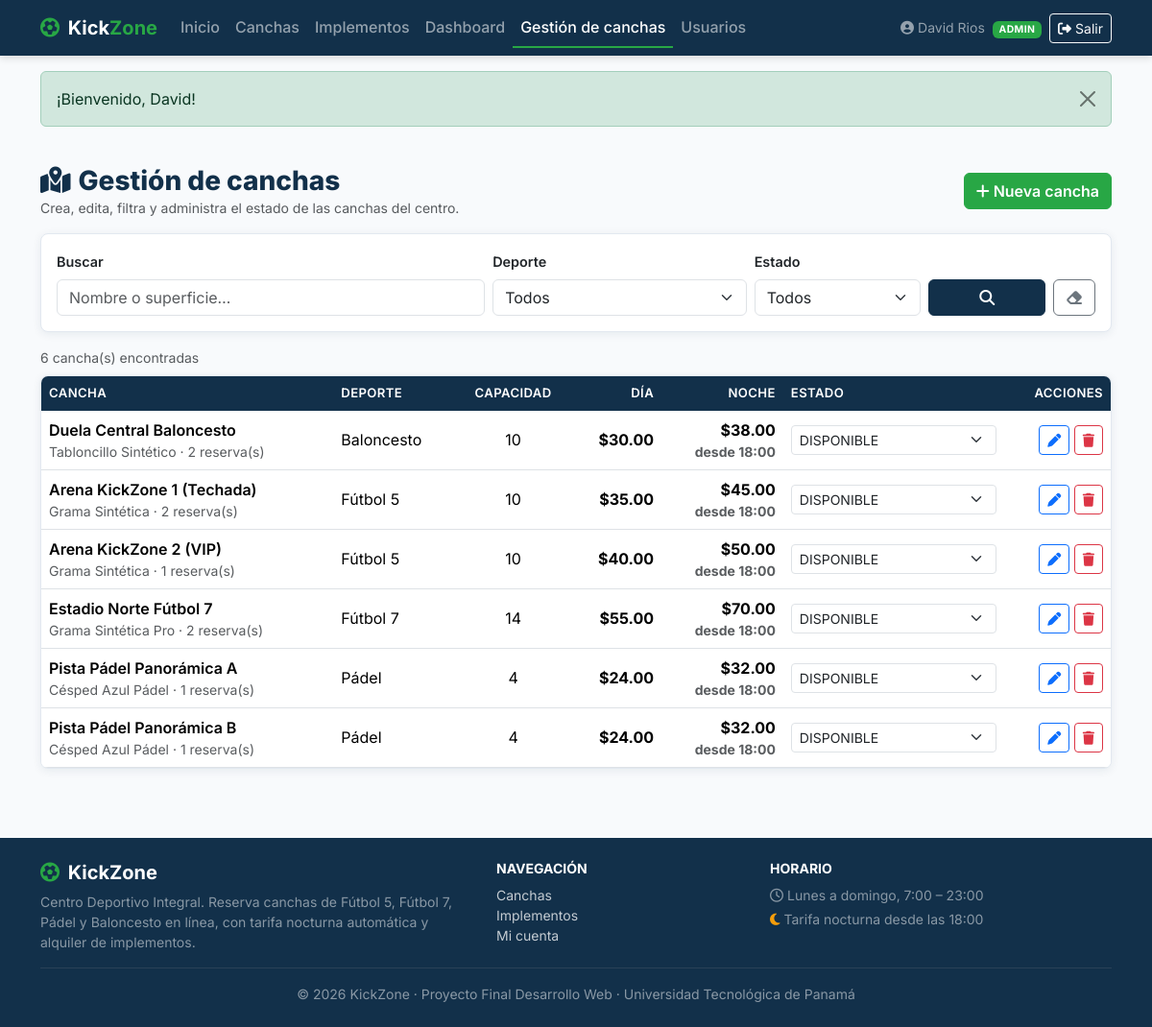
The page /admin/canchas.php (signed in) on the database its author committed.
### tables this page shows
CREATE TABLE canchas (
    id_cancha INT AUTO_INCREMENT PRIMARY KEY,
    id_deporte INT NOT NULL,
    nombre VARCHAR(100) NOT NULL,
    descripcion TEXT NOT NULL,
    superficie VARCHAR(60) NOT NULL,
    capacidad_jugadores INT NOT NULL,
    tarifa_diurna DECIMAL(8,2) NOT NULL,
    tarifa_nocturna DECIMAL(8,2) NOT NULL,
    hora_inicio_nocturna TIME NOT NULL DEFAULT '18:00:00',
    imagen_url VARCHAR(255) DEFAULT 'assets/img/cancha_default.jpg',
    estado ENUM('DISPONIBLE', 'MANTENIMIENTO', 'INACTIVA') NOT NULL DEFAULT 'DISPONIBLE',
    fecha_creacion TIMESTAMP DEFAULT CURRENT_TIMESTAMP,
    CONSTRAINT fk_cancha_deporte FOREIGN KEY (id_deporte) REFERENCES deportes(id_deporte) ON UPDATE CASCADE,
    INDEX idx_cancha_deporte (id_deporte),
    INDEX idx_cancha_estado (estado),
    INDEX idx_cancha_nombre (nombre)
);

CREATE TABLE deportes (
    id_deporte INT AUTO_INCREMENT PRIMARY KEY,
    nombre VARCHAR(60) NOT NULL UNIQUE,
    descripcion VARCHAR(200) NOT NULL,
    icono VARCHAR(50) DEFAULT 'fa-futbol'
);

### includes/seguridad.php (called while the page is built, shortened)
<?php
function e(mixed $valor): string
{
    return htmlspecialchars((string) $valor, ENT_QUOTES | ENT_SUBSTITUTE, 'UTF-8');
}
function url(string $ruta = ''): string
{
    return BASE_URL . ltrim($ruta, '/');
}
function get_texto(string $campo): string
{
    $valor = $_GET[$campo] ?? '';
    return is_string($valor) ? trim($valor) : '';
}

### admin/canchas.php (the view, shortened to what this page needs)
<?php
$pdo = db();
$busqueda = mb_substr(get_texto('q'), 0, 60);
$parametros = [];
$sql = 'SELECT c.id_cancha, c.nombre, c.superficie, c.capacidad_jugadores, c.tarifa_diurna,
               c.tarifa_nocturna, c.hora_inicio_nocturna, c.estado, d.nombre AS deporte,
               (SELECT COUNT(*) FROM reservas r WHERE r.id_cancha = c.id_cancha) AS total_reservas
          FROM canchas c
          JOIN deportes d ON d.id_deporte = c.id_deporte';
$sql .= ' ORDER BY d.nombre, c.nombre';
$stmt = $pdo->prepare($sql);
$stmt->execute($parametros);
$canchas = $stmt->fetchAll();
require __DIR__ . '/../includes/header.php';
?>
<div class="container py-4">
    <div class="d-flex flex-wrap justify-content-between align-items-center gap-2 mb-3">
        <div>
            <h1 class="h3 kz-titulo-seccion mb-0"><i class="fa-solid fa-map-location-dot me-2"></i>Gestión de canchas</h1>
            <p class="text-muted small mb-0">Crea, edita, filtra y administra el estado de las canchas del centro.</p>
        </div>
        <a href="<?= e(url('admin/cancha_form.php')) ?>" class="btn btn-kz-verde">
            <i class="fa-solid fa-plus me-1"></i>Nueva cancha
        </a>
    </div>
    <form method="get" action="<?= e(url('admin/canchas.php')) ?>" class="card kz-card p-3 mb-3">
        <div class="row g-2 align-items-end">
            <div class="col-md-5">
                <label for="q" class="form-label">Buscar</label>
                <input type="search" class="form-control" id="q" name="q" maxlength="60"
                       placeholder="Nombre o superficie…" value="<?= e($busqueda) ?>">
            </div>
            <div class="col-6 col-md-3">
                <label for="deporte" class="form-label">Deporte</label>
                <select class="form-select" id="deporte" name="deporte" data-autosubmit>
                    <option value="">Todos</option>
                </select>
            </div>
            <div class="col-6 col-md-2">
                <label for="estado" class="form-label">Estado</label>
                <select class="form-select" id="estado" name="estado" data-autosubmit>
                    <option value="">Todos</option>
                </select>
            </div>
            <div class="col-md-2 d-flex gap-2">
                <button type="submit" class="btn btn-kz-azul flex-grow-1"><i class="fa-solid fa-magnifying-glass"></i></button>
                <a href="<?= e(url('admin/canchas.php')) ?>" class="btn btn-outline-secondary" title="Limpiar filtros">
                    <i class="fa-solid fa-eraser"></i>
                </a>
            </div>
        </div>
    </form>
    <p class="small text-muted mb-2"><?= count($canchas) ?> cancha(s) encontradas</p>
    <div class="table-responsive card kz-card">
        <table class="table table-hover kz-tabla mb-0">
            <thead>
            <tr>
                <th>Cancha</th>
                <th>Deporte</th>
                <th class="text-center">Capacidad</th>
                <th class="text-end">Día</th>
                <th class="text-end">Noche</th>
                <th>Estado</th>
                <th class="text-end">Acciones</th>
            </tr>
            </thead>
            <tbody>
            <?php foreach ($canchas as $c): ?>
                <tr>
                    <td>
                        <div class="fw-semibold"><?= e($c['nombre']) ?></div>
                        <div class="small text-muted"><?= e($c['superficie']) ?> · <?= (int) $c['total_reservas'] ?> reserva(s)</div>
                    </td>
                    <td><?= e($c['deporte']) ?></td>
                    <td class="text-center"><?= (int) $c['capacidad_jugadores'] ?></td>
                    <td class="text-end kz-tarifa-dia">$<?= e(number_format((float) $c['tarifa_diurna'], 2)) ?></td>
                    <td class="text-end kz-tarifa-noche">
                        $<?= e(number_format((float) $c['tarifa_nocturna'], 2)) ?>
                        <div class="small text-muted">desde <?= e(substr($c['hora_inicio_nocturna'], 0, 5)) ?></div>
                    </td>
                    <td>
                        <form method="post" action="<?= e(url('admin/canchas.php')) ?>" class="m-0">
                            <select name="estado" class="form-select form-select-sm" data-autosubmit
                                    aria-label="Estado de <?= e($c['nombre']) ?>">
                                <?php foreach (ESTADOS_CANCHA as $est): ?>
                                    <option value="<?= e($est) ?>" <?= $c['estado'] === $est ? 'selected' : '' ?>><?= e($est) ?></option>
                                <?php endforeach; ?>
                            </select>
                        </form>
                    </td>
                    <td class="text-end text-nowrap">
                        <a href="<?= e(url('admin/cancha_form.php?id=' . (int) $c['id_cancha'])) ?>"
                           class="btn btn-sm btn-outline-primary" title="Editar"><i class="fa-solid fa-pen"></i></a>
                        <form method="post" action="<?= e(url('admin/canchas.php')) ?>" class="d-inline"
                              data-confirmar="¿Eliminar la cancha «<?= e($c['nombre']) ?>»? Esta acción no se puede deshacer.">
                            <button type="submit" class="btn btn-sm btn-outline-danger" title="Eliminar">
                                <i class="fa-solid fa-trash"></i>
                            </button>
                        </form>
                    </td>
                </tr>
            <?php endforeach; ?>
            </tbody>
        </table>
    </div>
</div>
<?php require __DIR__ . '/../includes/footer.php'; ?>

### assets/css/estilos.css (style rules this page uses)
:root { --kz-azul: #12304A; --kz-azul-claro: #1C4A70; --kz-verde: #28A745; --kz-verde-oscuro: #1E8237; --kz-fondo: #F8FAFC; --kz-ambar: #F59E0B; --kz-texto: #1F2937; --kz-gris: #64748B; --kz-borde: #E2E8F0; --kz-radio: 8px; --kz-sombra: 0 2px 10px rgba(18, 48, 74, .08); --kz-sombra-hover: 0 8px 24px rgba(18, 48, 74, .16); }
body { font-family: 'Inter', 'Segoe UI', system-ui, -apple-system, sans-serif; background-color: var(--kz-fondo); color: var(--kz-texto); }
.btn-kz-verde { background-color: var(--kz-verde); border-color: var(--kz-verde); color: #fff; font-weight: 600; }
.btn-kz-azul { background-color: var(--kz-azul); border-color: var(--kz-azul); color: #fff; font-weight: 600; }
.kz-card { border: 1px solid var(--kz-borde); border-radius: var(--kz-radio); box-shadow: var(--kz-sombra); background: #fff; transition: transform .15s ease, box-shadow .15s ease; }
.kz-tarifa-dia { color: var(--kz-verde-oscuro); font-weight: 700; }
.kz-tarifa-noche { color: var(--kz-ambar); font-weight: 700; }
.kz-titulo-seccion { font-weight: 800; color: var(--kz-azul); }
.kz-tabla thead th { background-color: var(--kz-azul); color: #fff; font-weight: 600; font-size: .82rem; text-transform: uppercase; letter-spacing: .03em; border: 0; }
.kz-tabla td { vertical-align: middle; }
.form-label { font-weight: 600; font-size: .9rem; }

### rows shown on the page
canchas: nombre "Duela Central Baloncesto", superficie "Tabloncillo Sintético", total_reservas "2", id_deporte.nombre "Baloncesto", capacidad_jugadores "10", tarifa_diurna "30.00", tarifa_nocturna "38.00", hora_inicio_nocturna "18:00"
canchas: nombre "Arena KickZone 1 (Techada)", superficie "Grama Sintética", total_reservas "2", id_deporte.nombre "Fútbol 5", capacidad_jugadores "10", tarifa_diurna "35.00", tarifa_nocturna "45.00", hora_inicio_nocturna "18:00"
canchas: nombre "Arena KickZone 2 (VIP)", superficie "Grama Sintética", total_reservas "1", id_deporte.nombre "Fútbol 5", capacidad_jugadores "10", tarifa_diurna "40.00", tarifa_nocturna "50.00", hora_inicio_nocturna "18:00"
canchas: nombre "Estadio Norte Fútbol 7", superficie "Grama Sintética Pro", total_reservas "2", id_deporte.nombre "Fútbol 7", capacidad_jugadores "14", tarifa_diurna "55.00", tarifa_nocturna "70.00", hora_inicio_nocturna "18:00"
canchas: nombre "Pista Pádel Panorámica A", superficie "Césped Azul Pádel", total_reservas "1", id_deporte.nombre "Pádel", capacidad_jugadores "4", tarifa_diurna "24.00", tarifa_nocturna "32.00", hora_inicio_nocturna "18:00"
canchas: nombre "Pista Pádel Panorámica B", superficie "Césped Azul Pádel", total_reservas "1", id_deporte.nombre "Pádel", capacidad_jugadores "4", tarifa_diurna "24.00", tarifa_nocturna "32.00", hora_inicio_nocturna "18:00"

### other values the page prints
$u['nombre'] "David Rios"
$u['rol'] "ADMIN"
$m['mensaje'] "¡Bienvenido, David!"
count($canchas) "6"
form field estado "DISPONIBLE"
